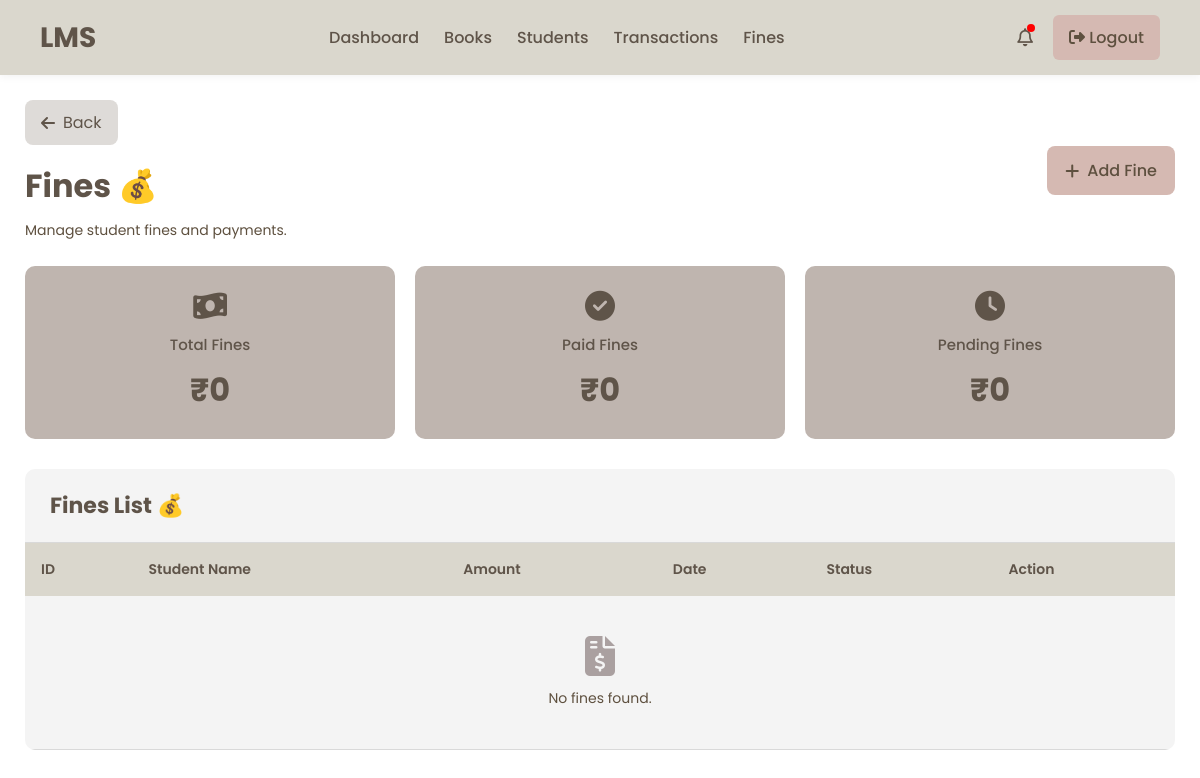
Before: /fines/ with the older database file.
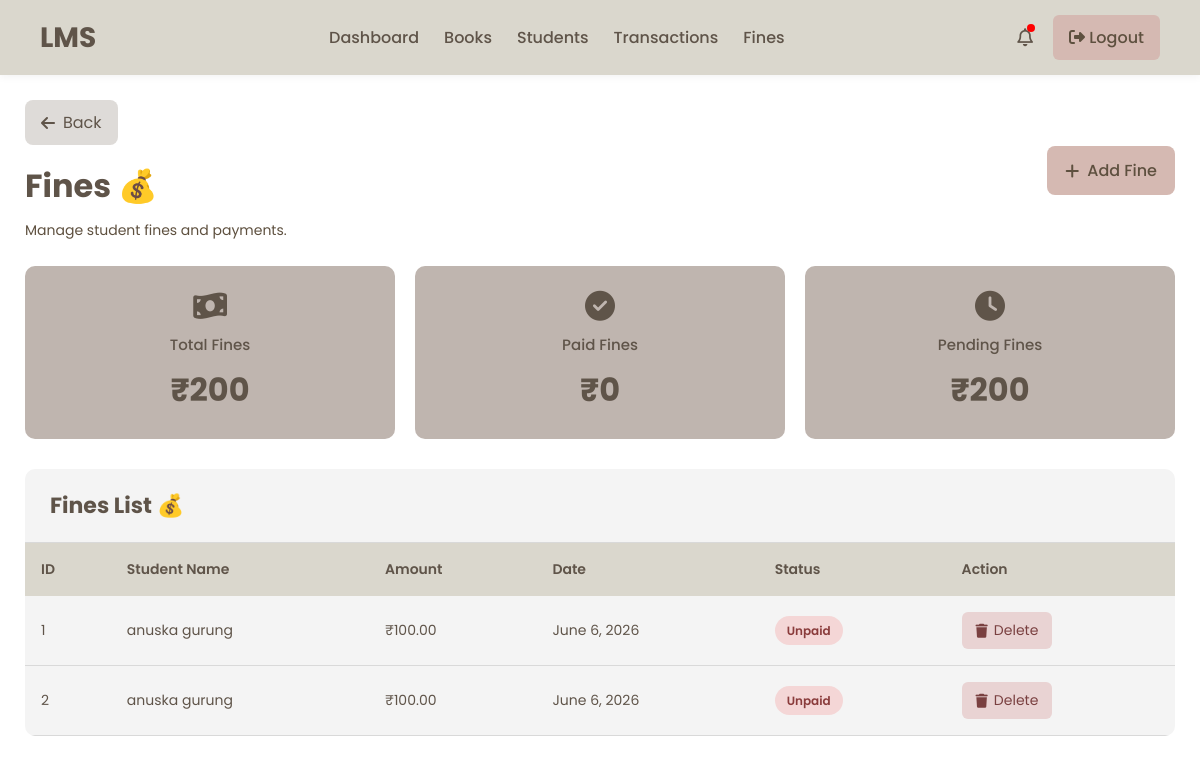
After: the same page with the newer database file.
### library/models.py (models this page shows, shortened)
class Fine(models.Model):
    student = models.ForeignKey(
        Student,
        on_delete=models.CASCADE
    )
    amount = models.DecimalField(
        max_digits=6,
        decimal_places=2
    )
    paid = models.BooleanField(
        default=False
    )
    date = models.DateField(
        default=timezone.now
    )

class Student(models.Model):
    user = models.OneToOneField(User, on_delete=models.CASCADE, null=True, blank=True)
    name = models.CharField(max_length=100)
    email = models.EmailField(unique=True)
    phone = models.CharField(max_length=20, default='')
    department = models.CharField(max_length=100)
    active = models.BooleanField(default=True)
    student_id = models.CharField(max_length=20, unique=True, blank=True)
    date_of_birth = models.DateField(null=True, blank=True)
    profile_picture = models.ImageField(upload_to='profile_pictures/', null=True, blank=True)

### library/views.py (the view)
# urls.py: path('fines/', views.fines, name='fines'),
def fines(request):
    fines = Fine.objects.all()
    total_fines = Fine.objects.aggregate(
        total=Sum('amount')
    )['total'] or 0
    paid_fines = Fine.objects.filter(
        paid=True
    ).aggregate(
        total=Sum('amount')
    )['total'] or 0
    pending_fines = Fine.objects.filter(
        paid=False
    ).aggregate(
        total=Sum('amount')
    )['total'] or 0
    context = {
        'fines': fines,
        'total_fines': total_fines,
        'paid_fines': paid_fines,
        'pending_fines': pending_fines,
    }
    return render(
        request,
        'fines.html',
        context
    )

### templates/fines.html (shortened to what this page needs)
{% extends 'admin_base.html' %}
{% load static %}
{% block extra_css %}
<link rel="stylesheet" href="{% static 'css/fines.css' %}">
{% endblock %}
{% block content %}
<div class="students-page">
    <div class="top-header">
        <div class="header-left">
            <a href="{% url 'dashboard' %}"
               class="back-btn">
                <i class="fa-solid fa-arrow-left"></i>
                Back
            </a>
            <h1 class="page-title">
                Fines 💰
            </h1>
            <p class="page-subtitle">
                Manage student fines and payments.
            </p>
        </div>
        <a href="{% url 'add_fine' %}"
           class="add-btn">
            <i class="fa-solid fa-plus"></i>
            Add Fine
        </a>
    </div>
    <div class="cards-container">
        <div class="card pink-card">
            <i class="fa-solid fa-money-bill-wave"></i>
            <h3>Total Fines</h3>
            <h1>₹{{ total_fines }}</h1>
        </div>
        <div class="card green-card">
            <i class="fa-solid fa-circle-check"></i>
            <h3>Paid Fines</h3>
            <h1>₹{{ paid_fines }}</h1>
        </div>
        <div class="card blue-card">
            <i class="fa-solid fa-clock"></i>
            <h3>Pending Fines</h3>
            <h1>₹{{ pending_fines }}</h1>
        </div>
    </div>
    <div class="table-wrapper">
        <div class="table-header">
            <h2>
                Fines List 💰
            </h2>
        </div>
        <table>
            <thead>
                <tr>
                    <th>ID</th>
                    <th>Student Name</th>
                    <th>Amount</th>
                    <th>Date</th>
                    <th>Status</th>
                    <th>Action</th>
                </tr>
            </thead>
            <tbody>
                {% for fine in fines %}
                <tr>
                    <td>{{ fine.id }}</td>
                    <td>{{ fine.student.name }}</td>
                    <td>₹{{ fine.amount }}</td>
                    <td>{{ fine.date }}</td>
                    <td>
                        {% if fine.paid %}
                        <span class="active-status">
                            Paid
                        </span>
                        {% else %}
                        <span class="inactive-status">
                            Unpaid
                        </span>
                        {% endif %}
                    </td>
                    <td>
                        <a href="{% url 'delete_fine' fine.id %}"
                           class="delete-btn"
                           onclick="return confirm('Delete this fine?')">
                            <i class="fa-solid fa-trash"></i>
                            Delete
                        </a>
                    </td>
                </tr>
                {% empty %}
                <tr>
                    <td colspan="6"
                        class="empty-row">
                        <i class="fa-solid fa-file-invoice-dollar"></i>
                        <p>No fines found.</p>
                    </td>
                </tr>
                {% endfor %}
            </tbody>
        </table>
    </div>
</div>
{% endblock %}

### templates/admin_base.html (shortened to what this page needs)
{% load static %}
<!DOCTYPE html>
<html lang="en">
<head>
    <link rel="stylesheet"
          href="https://cdnjs.cloudflare.com/ajax/libs/font-awesome/6.5.1/css/all.min.css">
    <link rel="stylesheet"
          href="{% static 'css/admin_base.css' %}">
    {% block extra_css %}
    {% endblock %}
</head>
<body>
   <nav class="navbar">
    <div class="nav-logo">
        <h1>LMS</h1>
    </div>
    <ul class="nav-links">
        <li>
            <a href="{% url 'dashboard' %}"
               class="{% if active_page == 'dashboard' %}active{% endif %}">
                Dashboard
            </a>
        </li>
        <li>
            <a href="{% url 'books' %}"
               class="{% if active_page == 'books' %}active{% endif %}">
                Books
            </a>
        </li>
        <li>
            <a href="{% url 'students' %}"
               class="{% if active_page == 'students' %}active{% endif %}">
                Students
            </a>
        </li>
        <li>
            <a href="{% url 'transactions' %}"
               class="{% if active_page == 'transactions' %}active{% endif %}">
                Transactions
            </a>
        </li>
        <li>
            <a href="{% url 'fines' %}"
               class="{% if active_page == 'fines' %}active{% endif %}">
                Fines
            </a>
        </li>
    </ul>
    <div class="nav-right">
        <div class="notification">
            <i class="fa-regular fa-bell"></i>
            <span class="dot"></span>
        </div>
        <a href="{% url 'logout' %}" class="logout-btn">
            <i class="fa-solid fa-right-from-bracket"></i>
            Logout
        </a>
    </div>
</nav>
    <main>
        {% block content %}
        {% endblock %}
    </main>
</body>
</html>

### assets/css/admin_base.css (style rules this page uses)
:root { --primary-color: #D9D9D9; --secondary-color: #DAD7CD; --background-color: #FFFFFF; --background-color-table: #F4F4F4; --text-color: #5F5449; --btn-color-1: #D5B9B2; --btn-color-2: #DEDBD8; --btn-color-3: #AAA0A0; --btn-text-color: #5E503F; --background-color-box: #EDDCD2; --box: #BFB5AF; }
* { margin:0; padding:0; box-sizing:border-box; }
body { font-family:'Poppins', sans-serif; background:var(--background-color); color:var(--text-color); min-height:100vh; }
main { width:100%; }
.navbar { display:flex; justify-content:space-between; align-items:center; padding:15px 40px; background:var(--secondary-color); box-shadow:0 2px 8px rgba(0,0,0,0.05); }
.nav-logo h1 { color:var(--text-color); font-size:28px; font-weight:700; }
.nav-links { display:flex; align-items:center; gap:25px; list-style:none; }
.nav-links a { text-decoration:none; color:var(--text-color); font-weight:500; transition:.3s; }
.nav-right { display:flex; align-items:center; gap:20px; }
.notification { position:relative; font-size:18px; cursor:pointer; color:var(--text-color); }
.dot { width:8px; height:8px; background:red; border-radius:50%; position:absolute; top:0; right:-2px; }
.logout-btn { text-decoration:none; background:var(--btn-color-1); color:var(--btn-text-color); padding:10px 16px; border-radius:6px; font-weight:500; transition:.3s; }
table { width:100%; border-collapse:collapse; }
table th { font-weight:600; }

### assets/css/fines.css (style rules this page uses)
.students-page { padding:25px; }
.top-header { display:flex; justify-content:space-between; align-items:center; margin-bottom:25px; flex-wrap:wrap; gap:15px; }
.header-left { display:flex; flex-direction:column; gap:5px; }
.back-btn { display:inline-flex; align-items:center; gap:8px; text-decoration:none; background:var(--btn-color-2); color:var(--text-color); padding:10px 16px; border-radius:8px; transition:.3s; margin-bottom:12px; width:fit-content; }
.page-title { font-size:32px; margin-bottom:5px; color:var(--text-color); }
.page-subtitle { color:var(--btn-text-color); font-size:14px; }
.add-btn { text-decoration:none; background:var(--btn-color-1); color:var(--btn-text-color); padding:12px 18px; border-radius:8px; font-weight:500; display:flex; align-items:center; gap:8px; transition:.3s; }
.cards-container { display:grid; grid-template-columns:repeat(3,1fr); gap:20px; margin-bottom:30px; }
.card { background:var(--box); border-radius:10px; padding:25px; text-align:center; transition:.3s; }
.card i { font-size:30px; margin-bottom:12px; color:var(--text-color); }
.card h3 { font-size:15px; font-weight:500; margin-bottom:10px; color:var(--text-color); }
.card h1 { font-size:32px; color:var(--text-color); }
.pink-card, .green-card, .blue-card { background:var(--box); }
.table-wrapper { background:var(--background-color-table); border-radius:10px; overflow:hidden; }
.table-header { padding:20px 25px; border-bottom:1px solid var(--primary-color); }
.table-header h2 { color:var(--text-color); font-size:22px; }
table { width:100%; border-collapse:collapse; }
thead { background:var(--secondary-color); }
thead th { padding:16px; text-align:left; font-size:14px; color:var(--text-color); font-weight:600; }
tbody td { padding:16px; border-bottom:1px solid var(--primary-color); font-size:14px; color:var(--text-color); }
tbody tr { transition:.3s; }
.inactive-status { background:#f4d6d6; color:#8a3c3c; padding:6px 12px; border-radius:20px; font-size:12px; font-weight:600; }
.delete-btn { text-decoration:none; background:#e9d3d3; color:#7a4040; padding:8px 14px; border-radius:6px; display:inline-flex; align-items:center; gap:6px; transition:.3s; }

Changed rows visible on the page:
added Fine: id "1", student.name "anuska gurung", amount "100.00", date "June 6, 2026", paid "Unpaid"
added Fine: id "2", student.name "anuska gurung", amount "100.00", date "June 6, 2026", paid "Unpaid"
Other visible differences:
{{ total_fines }}: "0" → "200"
{{ pending_fines }}: "0" → "200"
text no longer shown: "No fines found."
